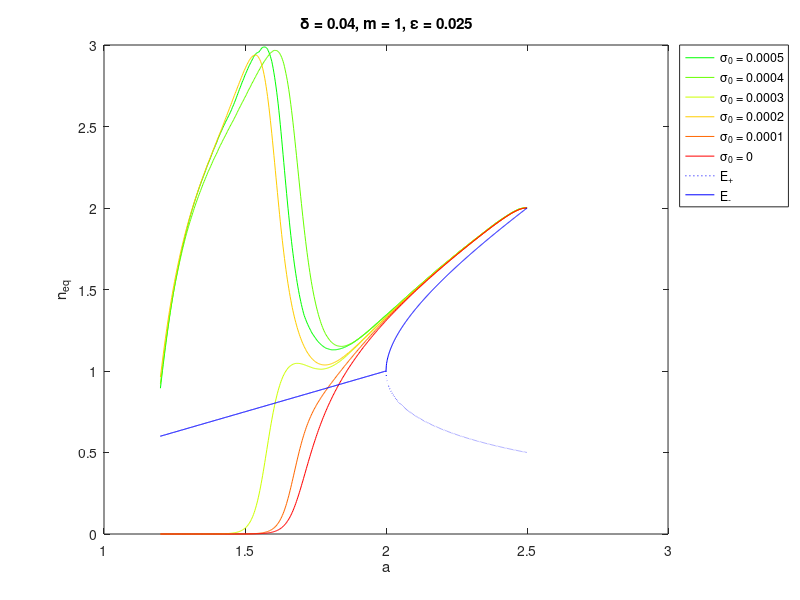

Write MATLAB code to recreate this figure.
N = 100;
L = 22.839;
x = linspace(0, L, N);
delta = 0.04;
m = 1;
a0 = 2.5;
a1 = 1.2;
dt = 0.1;
eps = 0.025;

sigma0_values = 0:0.0001:0.0005;  
num_sigma = numel(sigma0_values);

colors = interp1([0, 0.5, 1], [0, 1, 0; 1, 1, 0; 1, 0, 0], linspace(0, 1, num_sigma));

figure(2); hold on;

for i = 1:num_sigma
    sigma0 = sigma0_values(num_sigma-i+1);
    
    T = (a0 - a1) / eps;
    tt = 0:dt:T;
    aa = a0 - eps * tt;
    
    n0 = a0/2 + sqrt(a0^2/4 - 1);
    n = repmat(n0, [N, 1]);
    w = 1./n;
    dx = x(2)-x(1);
    tout = 0;
    
    % Laplacian with Neumann boundary conditions
    Lap = -2 * diag(ones(1, N)) + diag(ones(1, N-1),1) + diag(ones(1, N-1),-1);
    Lap(1,2) = 2;
    Lap(N, N-1) = 2;
    
    M1 = delta * Lap/dx^2 + eye(N)*(-1/dt - m);
    M2 = Lap/dx^2 - eye(N);
    
    maxn = [];
    spread = [];
    
    for idx = 1:numel(tt)
        a = aa(idx);
        t = tt(idx);
        
        noise = randn(N, 1)*sqrt(dt)*sigma0*sqrt(N);
        wnext = (M2 - diag(n.^2)) \ (-a - noise/dt);
        nnext = M1 \ (-n/dt - n.^2.*w);
        n = nnext;
        w = wnext;
        
        maxn(end+1) = max(n);
        spread(end+1) = (max(n) - min(n))/mean(n);
    end
    h = plot(aa, maxn, 'Color', colors(i, :), 'DisplayName', sprintf('\\sigma_0 = %g', sigma0));
    try
        at = interp1(spread, aa, 1);
        plot([at, at], [0, 3], '--', 'Color', h.Color, 'HandleVisibility', 'off');
    catch
        % warning('a_d not found for \\sigma_0 = %g', sigma0);
    end
end

xlabel('a');
ylabel('max(n)');
title(sprintf('\\delta = %g, m = %g, \\epsilon = %g', delta, m, eps));
legend('Location','northeastoutside');

hold on;
box on;
a = a1:0.001:a0;
Ep_n = @(a) a./(2*m) - sqrt((a./(2*m)).^2 - 1);
Em_n = @(a) a./(2*m) + sqrt((a./(2*m)).^2 - 1);
plot(a, Ep_n(a), 'b:', 'DisplayName', 'E_{+}');
plot(a, Em_n(a), 'b', 'DisplayName', 'E_{-}');
xlabel('a');
ylabel('n_{eq}');
% plot([2*m 2*m], [0 1], 'k:', 'HandleVisibility', 'off'); % a_C

legend show;
hold off;